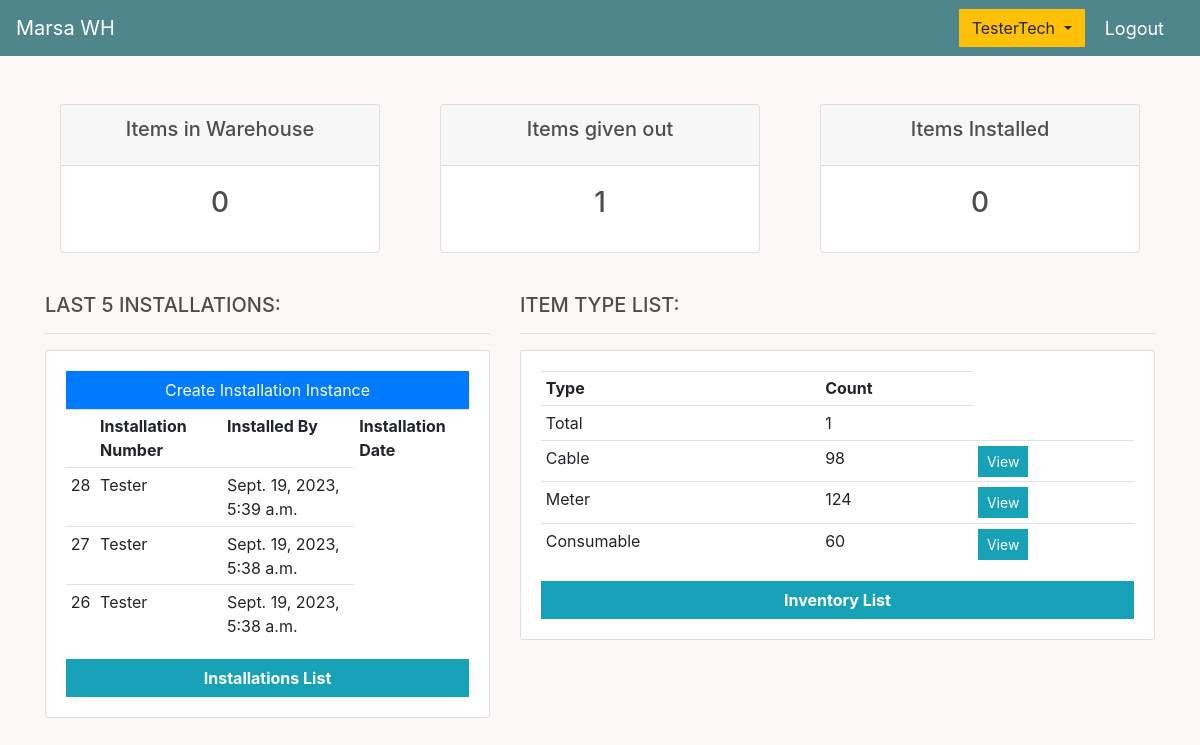
Screenshot of /tech_dashboard/ (signed in) with the database file from the repository.
### main/models.py (models this page shows, shortened)
class Installation(models.Model):
    installation_date = models.DateTimeField(auto_now_add=True)
    items_used = models.ManyToManyField(InventoryItem)
    installed_by = models.ForeignKey(Holder, on_delete=models.SET_NULL, null=True)
    home_id = models.CharField(max_length=15, null=True)
    distance_in_km = models.FloatField(null=True, blank=True)
    uninstalled = models.BooleanField(default=False)

class Holder(models.Model):
    holder_name = models.CharField(max_length = 30)
    def __str__(self):
        return self.holder_name

class ItemType(models.Model):
    type_name = models.CharField(max_length = 35)
    def __str__(self):
        return self.type_name

### main/decorators.py (the view)
		def wrapper_func(request, *args, **kwargs):
			group = None
			if request.user.groups.exists():
				group = request.user.groups.all()[0].name
			else:
				return render(request, 'group_not_fitting.html')
			if group in allowed_roles:
				return view_func(request, *args, **kwargs)
			else:
				return render(request, 'login.html')

### templates/technician_dashboard.html
{%  extends 'main.html' %}
{% block content %}
<br>
<div class="row">
	<div class="col">
		<div class="col-md">
			<div class="card text-center text-white  mb-3" id="total-orders">
			  	<div class="card-header">
			  		<h5 class="card-title">Items in Warehouse</h5>
			  	</div>
			  	<div class="card-body">
			    	<h3 class="card-title">{{warehouse_count}}</h3>
			  	</div>
			</div>
		</div>
	</div>
	<div class="col">
		<div class="col-md">
			<div class="card text-center text-white  mb-3" id="orders-delivered">
			  	<div class="card-header">
			  		<h5 class="card-title">Items given out</h5>
			  	</div>
			  	<div class="card-body">
			    	<h3 class="card-title">{{in_hands_count}}</h3>
			  	</div>
			</div>
		</div>
	</div>
	<div class="col">
		<div class="col-md">
			<div class="card text-center text-white  mb-3" id="orders-pending">
			  	<div class="card-header">
			  		<h5 class="card-title">Items Installed</h5>
			  	</div>
			  	<div class="card-body">
			    	<h3 class="card-title">{{installed_count}}</h3>
			  	</div>
			</div>
		</div>
	</div>
</div>
<br>
<div class="row">
	<div class="col-md-5">
		<h5>LAST 5 INSTALLATIONS:</h5>
		<hr>
		<div class="card card-body">
			<a class="btn btn-primary  btn-md btn-block" href="{% url 'tech_installation_create' %}">Create Installation Instance</a>
			<table class="table table-sm">
				<tr>
					<th></th>
					<th>Installation Number</th>
					<th>Installed By</th>
					<th>Installation Date</th>
				</tr>
				{% for install in install_query %}
					<tr>
						<td>{{install.id}}</td>
						<td>{{install.installed_by}}</td>
						<td>{{install.installation_date}}</td>
					</tr>
				{% endfor %}
			</table>
			<a class="btn btn-info btn-md btn-block font-weight-bold btn-login" href="{% url 'tech_installation_list' %}">Installations List</a>
		</div>
	</div>
	<div class="col-md-7">
		<h5>ITEM TYPE LIST:</h5>
		<hr>
		<div class="card card-body">
			<table class="table table-sm">
				<tr>
					<th>Type</th>
					<th>Count</th>
				</tr>
				<tr>
						<td>Total</td>
						<td>{{total_inventory_count}}</td>
				</tr>
				{% for item1, item2, url in full_types_list %}
					<tr>
						<td>{{item1}}</td>
						<td>{{item2}}</td>
						<td><a class="btn btn-sm btn-info" href="{{url}}">View</a></td>
					</tr>
				{% endfor %}
			</table>
			<a class="btn btn-info btn-md btn-block font-weight-bold btn-login" href="{% url 'tech_inventory_list' %}">Inventory List</a>
		</div>
	</div>
</div>
{% endblock %}

### templates/main.html (shortened to what this page needs)
{% load static %}
<!DOCTYPE html>
<html>
<head>
    <link rel="stylesheet" href="https://stackpath.bootstrapcdn.com/bootstrap/4.4.1/css/bootstrap.min.css">
    <link rel="stylesheet" href="https://use.fontawesome.com/releases/v5.6.1/css/all.css">
    <link rel="stylesheet" type="text/css" href="{% static 'css/master.css' %}">
</head>
<body>
    <nav class="navbar navbar-expand-lg navbar-dark bg-dark">
      {% if request.user.is_staff %}
      <a class="navbar-brand" href="{% url 'index_view' %}">Marsa WH</a>
      {% else %}
      <a class="navbar-brand" href="{% url 'tech_dashboard' %}">Marsa WH</a>
      {% endif %}
      <div class="collapse navbar-collapse" id="navbarSupportedContent">
        <ul class="navbar-nav mr-auto">
          <li class="nav-item active">
            <a class="nav-link" href=""> <span class="sr-only">(current)</span></a>
          </li>
          <li class="nav-item active">
            <a class="nav-link" href=""> <span class="sr-only">(current)</span></a>
          </li>
        </ul>
        </div>
      <div class="form-inline my-2 my-lg-0">
            {% if request.user.is_authenticated %}
                {% if request.user.is_staff %}
                        <span style="font-size: 18px;color: #fff;margin-right: 20px;">
                        <div class="btn-group">
                          <button type="button" class="btn btn-warning dropdown-toggle" data-toggle="dropdown" aria-haspopup="true" aria-expanded="false">
                             {{request.user}}
                          </button>
                          <div class="dropdown-menu">
                            <a class="dropdown-item" href="{% url 'index_view' %}">Dashboard</a>
                            <a class="dropdown-item" href="{% url 'inventory_list' %}">Inventory List</a>
                            <a class="dropdown-item" href="{% url 'installation_list' %}">Installation List</a>
                          </div>
                        </div>
                        </span>
                        <span><a class="dropdown-item" href="{% url 'alarm_list' %}"><p id="cart-total">{{unchecked_alarms_count}}</p></a></span>
                        <span><a style="font-size: 18px;color: #fff;margin-right: 20px;" href="{% url 'logout' %}">Logout</a></span>
                    {% else %}
                        <span style="font-size: 18px;color: #fff;margin-right: 20px;">
                        <div class="btn-group">
                          <button type="button" class="btn btn-warning dropdown-toggle" data-toggle="dropdown" aria-haspopup="true" aria-expanded="false">
                             {{request.user}}
                          </button>
                        </div>
                        </span>
                        <span><a style="font-size: 18px;color: #fff;margin-right: 20px;" href="{% url 'logout' %}">Logout</a></span>
                    {% endif %}
            {% else %}
            <a href="{% url 'login' %}" class="btn btn-warning">Login</a>
            {% endif %}
        </div>
    </nav>
     <div class="container">
            <br>
            {% block content %}
            {% endblock content %}
     </div>
    <br>
    <br>
    <br>
    <br>
</body>
</html>

### static/css/master.css (style rules this page uses)
body { margin: 0; padding: 0; height: 100%; background-color: hsl(0, 40%, 98%); }
h1, h2, h3, h4, h5, h6 { color: hsl(0, 0%, 30%); }
.bg-dark { background-color: #4f868c!important; }
.btn { border-radius: 0; }

### rows the page displays
Installation: id "28", installed_by "Tester", installation_date "Sept. 19, 2023, 5:39 a.m."
Installation: id "27", installed_by "Tester", installation_date "Sept. 19, 2023, 5:38 a.m."
Installation: id "26", installed_by "Tester", installation_date "Sept. 19, 2023, 5:38 a.m."
ItemType: full_types_list "Cable"
ItemType: full_types_list "Meter"
ItemType: full_types_list "Consumable"

### other values shown
{{ request.user }} "TesterTech"
{{ warehouse_count }} "0"
{{ in_hands_count }} "1"
{{ installed_count }} "0"
{{ total_inventory_count }} "1"
{{ item2 }} "98" "124" "60"
